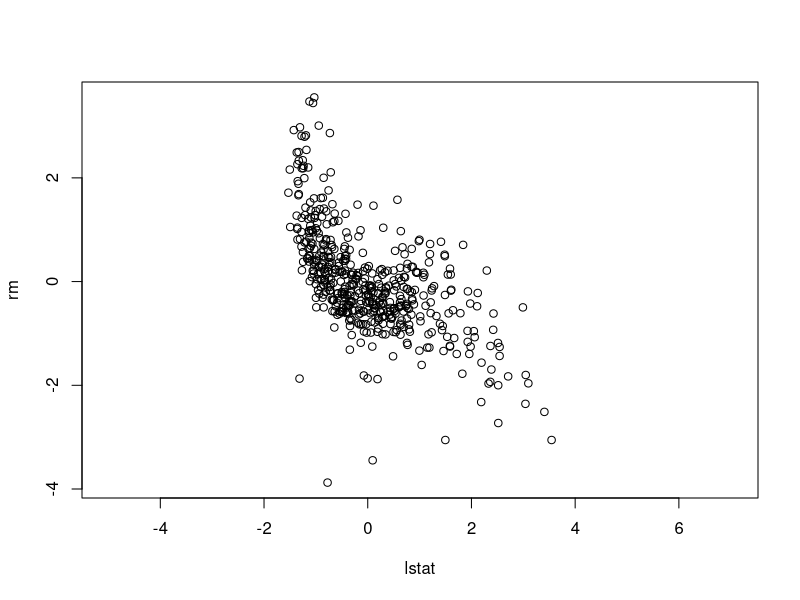
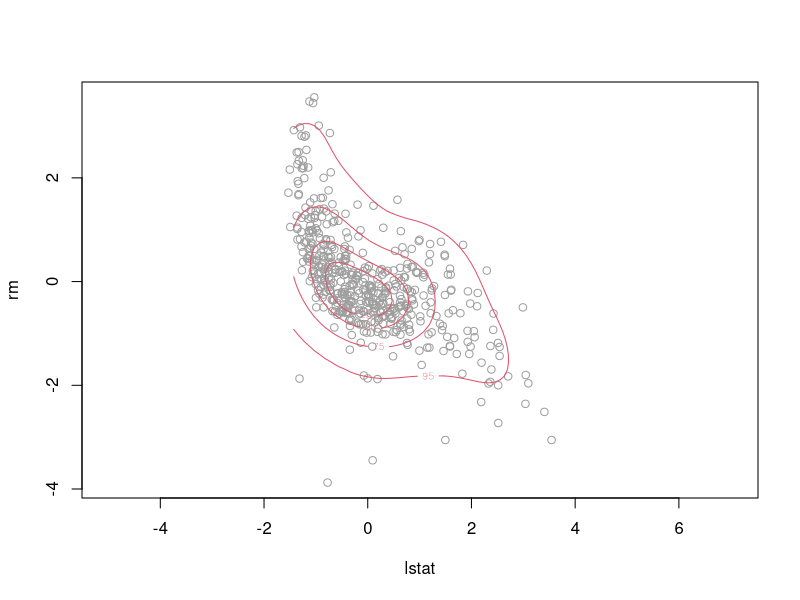
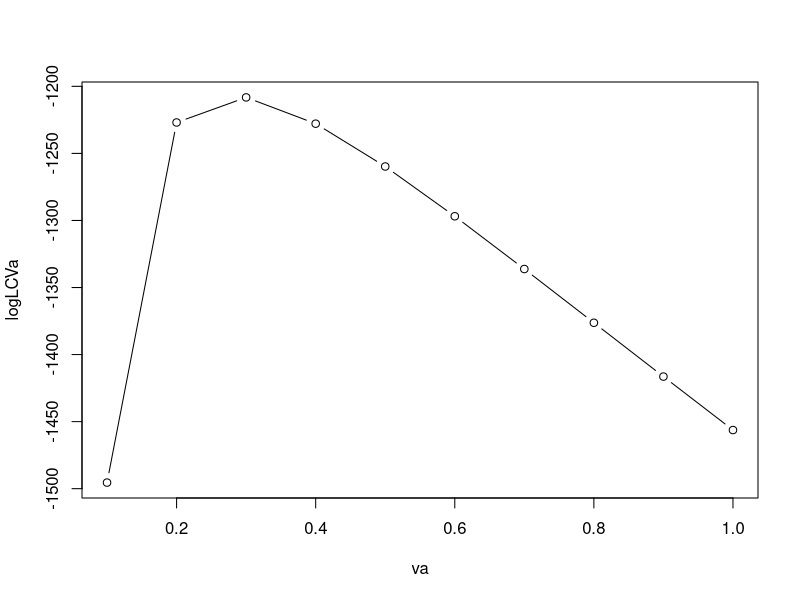
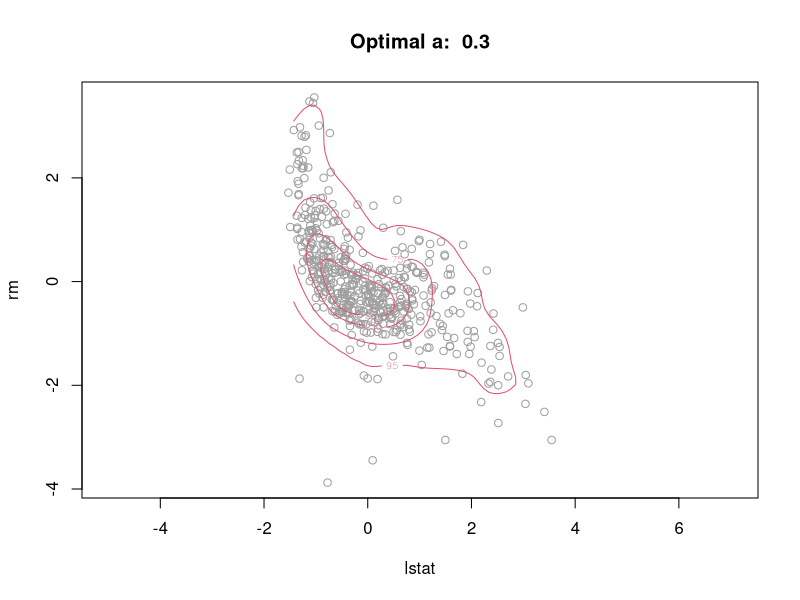
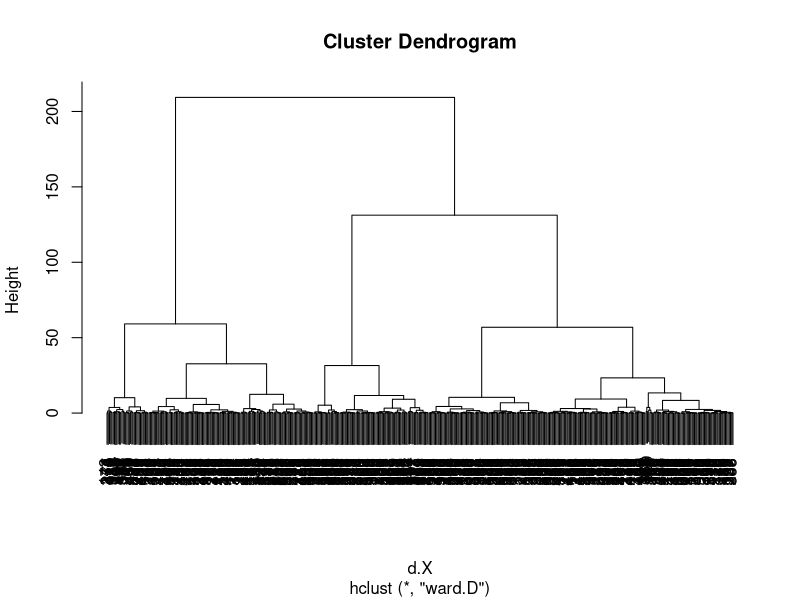
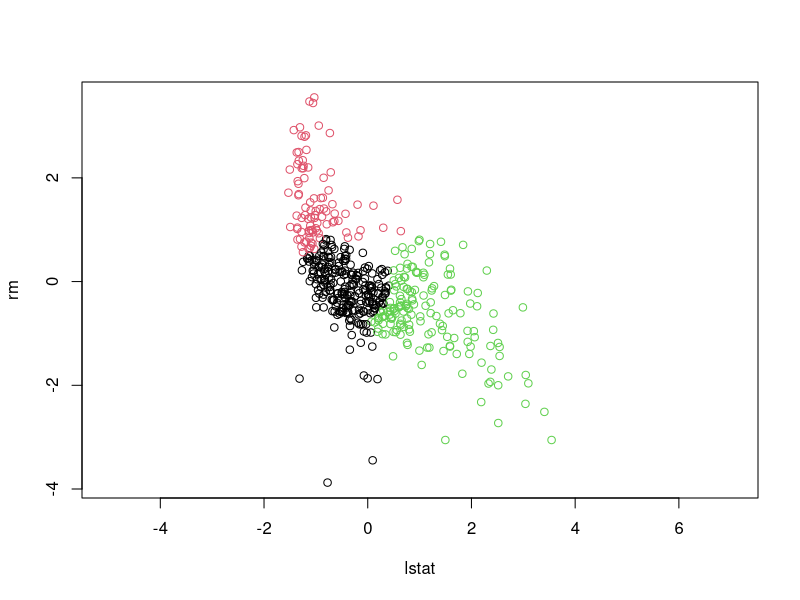
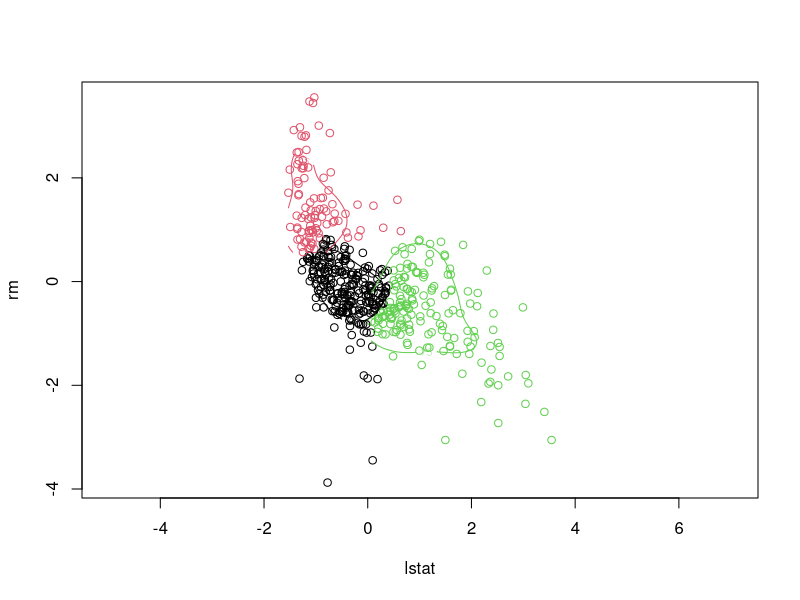

Recreate these plots in R, in order.
## ---- chunk 1
knitr::opts_chunk$set(echo = FALSE, warning = FALSE, message = FALSE, comment = FALSE, error = FALSE, eval=FALSE)
#Put eval=FLSE for having just the question steatments
#Put eval=TRUE for obtaining the output
## ---- chunk 2
data("Boston", package = "MASS")
X <- scale(Boston[,c(13,6)])
plot(X,as=1)
## ---- chunk 3
library(sm)
plot(X,as=1,col=8)
sm.density(X,h=.5*c(1,1),display="slice",props=c(25,50,75,95),col=2,add=TRUE)
## ---- chunk 4
va <- seq(0.1,1,by=0.1)
na <- length(va)
logLCVa <- numeric(na)

n <- dim(X)[1]

for (j in 1:na){
  a <- va[j]
  for (i in 1:n){
    new.point <- matrix(X[i,],ncol=2)
    f.hat.i <- sm.density(X[-i,],h=a*c(1,1),display="none",eval.grid=FALSE,
                    eval.points=new.point)$estimate
    logLCVa[j] <- logLCVa[j] + log(f.hat.i)
  }
}

plot(va,logLCVa,type="b")
## ---- chunk 5
a.opt <- va[which.max(logLCVa)]

plot(X,as=1,col=8,main=paste("Optimal a: ",a.opt))
sm.density(X,h=a.opt*c(1,1),display="slice",props=c(25,50,75,95),col=2,add=TRUE)
## ---- chunk 6
k<-3
d.X <- dist(X)
hcl.0 <- hclust(d.X,method = "ward.D")
plot(hcl.0)
hcl.0.k <- cutree(hcl.0,k)
## ---- chunk 7
plot(X,col=hcl.0.k,as=1)
## ---- chunk 8
library(sm)
plot(X,col=hcl.0.k,as=1)
for (j in 1:k){
  cl.j <- (hcl.0.k==j)
  sm.density(X[cl.j,],h=a.opt*c(1,1), 
             display="slice",props=c(75),
             col=j, cex=4, add=TRUE)
}
